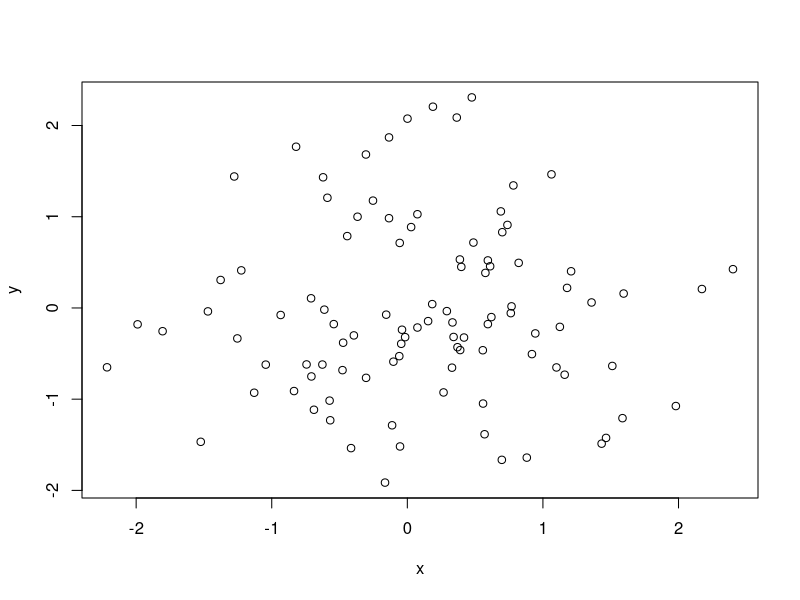
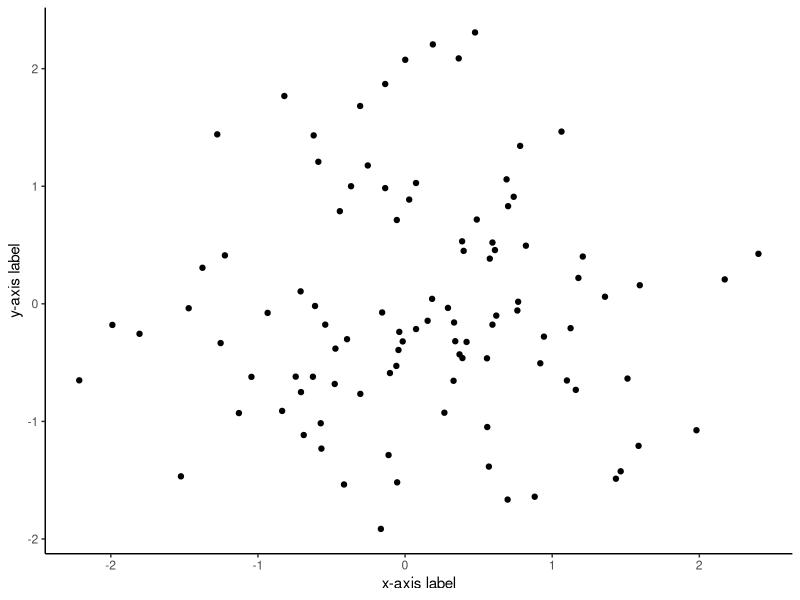

Source code (R) for these figures, in order:
## ---- chunk 1
knitr::opts_chunk$set(echo = TRUE)
## ---- chunk 2
rm(list=ls())
## ---- chunk 3
print(R.Version())
## ---- chunk 4
set.seed(1)
x <- rnorm(100); y = rnorm(100)
plot(x,y)
## ---- chunk 5
data <- data.frame(x,y)

library(ggplot2)

ggplot(data) + 
  geom_point(aes(x=x,y=y)) +
  xlab('x-axis label') + ylab('y-axis label') +
  theme_classic()

data <- NULL
## ---- chunk 6
a <- 11
b <- 6
## ---- chunk 7
a+b
## ---- chunk 8
a-b
## ---- chunk 9
a*b
## ---- chunk 10
a/b
## ---- chunk 11
a%%b
## ---- chunk 12
a^b
## ---- chunk 13
a<b
## ---- chunk 14
b<a
## ---- chunk 15
a == b
## ---- chunk 16
a!=b
## ---- chunk 17
vector_1 <- c(6,7,8,9,10)
## ---- chunk 18
length(vector_1)
## ---- chunk 19
vector_1[3]
## ---- chunk 20
vector_1[c(2,4)]
## ---- chunk 21
vector_1[-1]
## ---- chunk 22
vector_1[vector_1<9]
## ---- chunk 23
vector_1[2] <- -1
vector_1
## ---- chunk 24
vector_1[vector_1 < 9] <- -1 
vector_1
## ---- chunk 25
vector_1 <- vector_1[1:4]
vector_1
## ---- chunk 26
vector_1 <- NULL
## ---- chunk 27
vector_1 <- c(6,7,8,9,10)
vector_2 <- c(11,12,13,14,15)
vector_3 <- vector_1 + vector_2
vector_3
## ---- chunk 28
vector_4 <- vector_1 * vector_2
vector_4
## ---- chunk 29
vector_4_elements <- which(vector_4 < 100)
vector_4_elements
vector_4[vector_4_elements]
## ---- chunk 30
matrix_1_data <- c(1,2,3,4,5,6,7,8,9) 
matrix_1 <- matrix(matrix_1_data,nrow=3,ncol=3,byrow=TRUE)
matrix_1
## ---- chunk 31
length(matrix_1)
## ---- chunk 32
dim(matrix_1)
## ---- chunk 33
matrix_1[2,3]
## ---- chunk 34
matrix_1 <- NULL
## ---- chunk 35
matrix_1_data <- c(1,2,3,4,5,6,7,8,9) 
matrix_1 <- matrix(matrix_1_data,nrow=3,ncol=3,byrow=TRUE)

matrix_2_data <- c(11,12,13,14,15,16,17,18,19) 
matrix_2 <- matrix(matrix_2_data,nrow=3,ncol=3,byrow=TRUE)

matrix_3 <- matrix_1 + matrix_2
matrix_3
## ---- chunk 36
matrix_4 <- matrix_1 %*% matrix_2
matrix_4
## ---- chunk 37
temp_Fahrenheit = 32
temp_Celsius <- (temp_Fahrenheit - 32) * 5 / 9
temp_Celsius
## ---- chunk 38
fahrenheit_to_celsius <- function(temp_F) {
  temp_C <- (temp_F - 32) * 5 / 9
  return(temp_C)
}
## ---- chunk 39
fahrenheit_to_celsius(5)
## ---- chunk 40
fahrenheit_to_celsius(-40)
